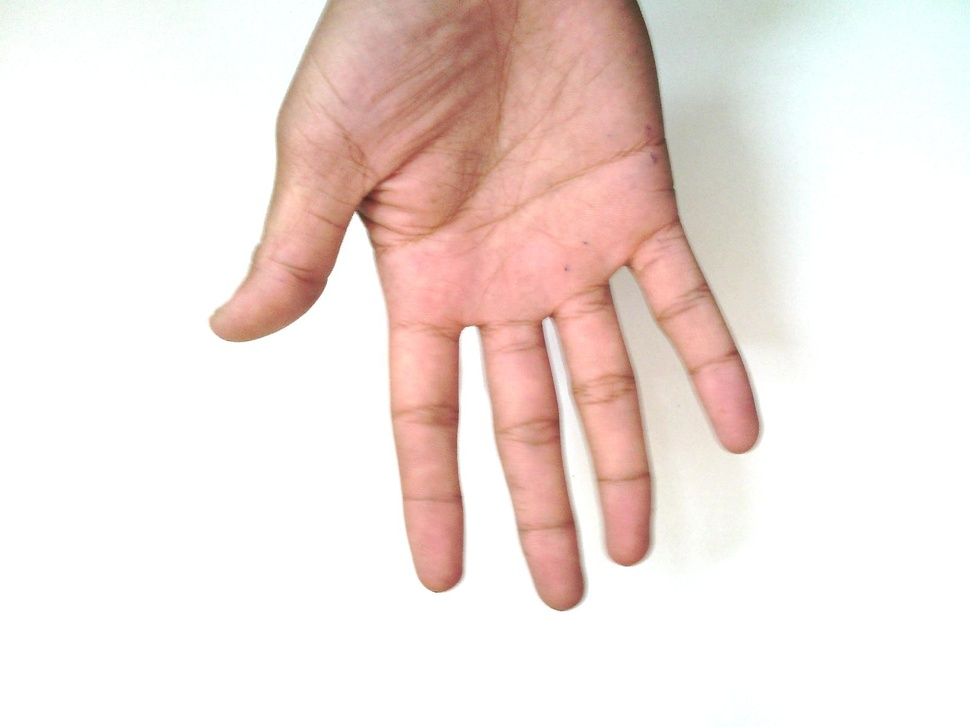
#> input picture Dataset/1/1_Right_hand.jpg, 970 x 727 px, shrunk from 1600 x 1200 before the run; its folder holds only this picture in this run
$ python -i testing_code.py   (imports and definitions only)
#> lines starting #> are read from the running program, lines starting #| are printed output that depends on the picture; after the words box and inside, x2 and y2 are one past the last pixel; in counts of white or black regions, pixels touching at a corner belong together
#> further down, picture is the input picture: shape (727, 970, 3); mean B, G, R 222.3, 227, 241
import os
import json
import cv2

# Define the path to the testing dataset folder
testing_dataset_path = "F:/Project/Fingerprint and Hand Geometry biometric system/TestingDataset/"
training_data = {}  # Initialize as an empty dictionary

# [23 lines left out: functions load_training_data, compare_features, not called in this run]

def process_palm_image(image):
    """Your palm image processing code here"""
    # Example processing logic
    gray = cv2.cvtColor(image, cv2.COLOR_BGR2GRAY) if len(image.shape) == 3 else image
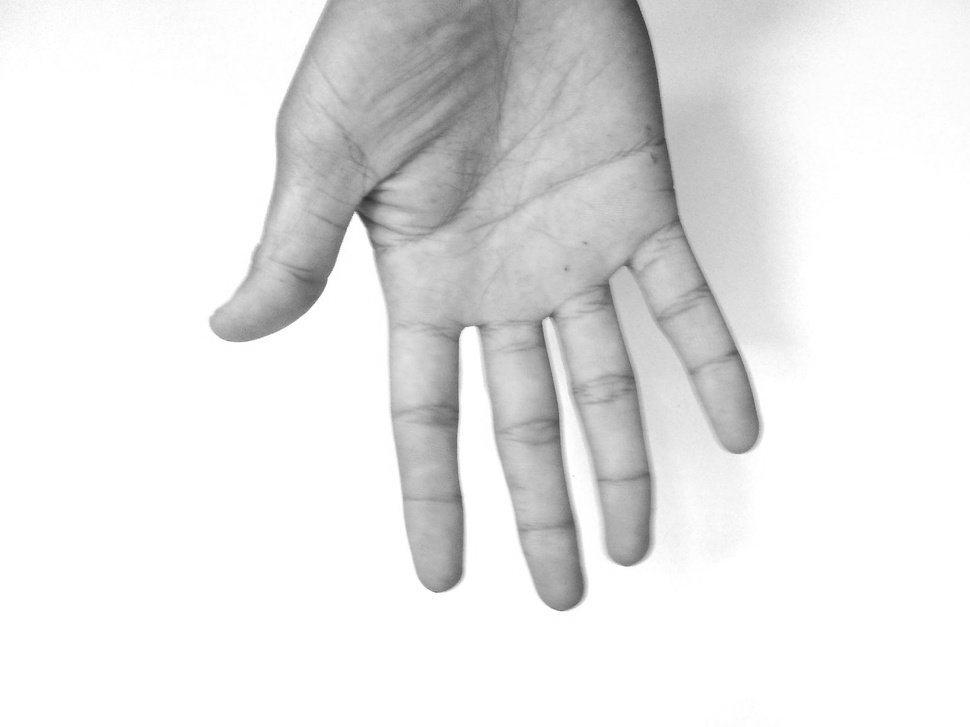
#> gray: shape (727, 970); min 48, max 255, mean 230.7
    norm_image = cv2.normalize(gray, None, 0, 255, cv2.NORM_MINMAX)
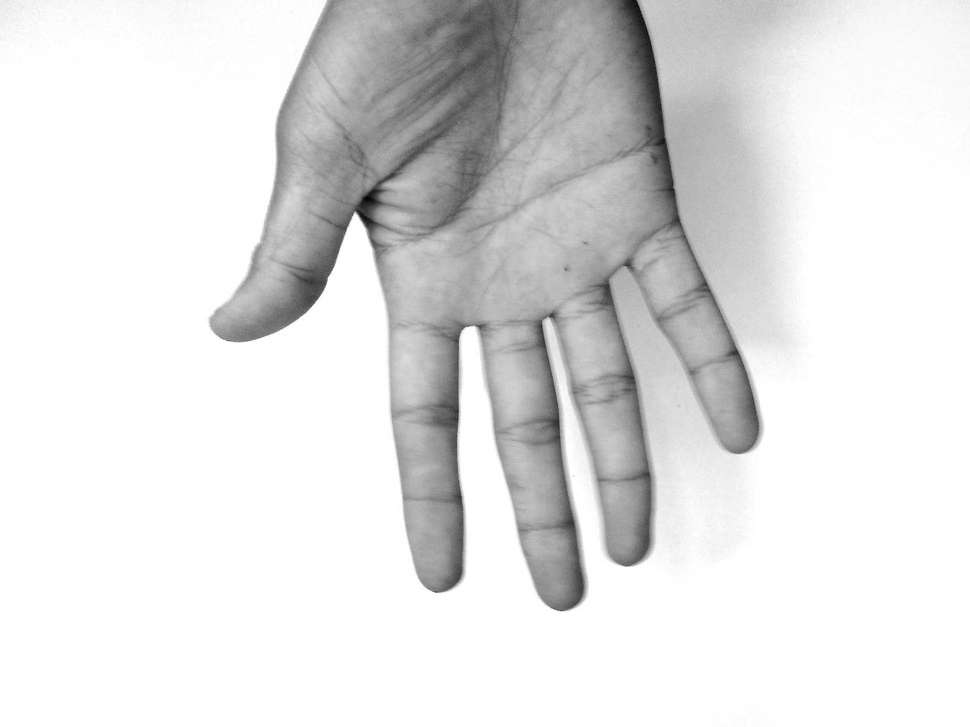
#> norm_image: shape (727, 970); min 0, max 255, mean 225
    _, thresh = cv2.threshold(norm_image, 0, 255, cv2.THRESH_BINARY + cv2.THRESH_OTSU)
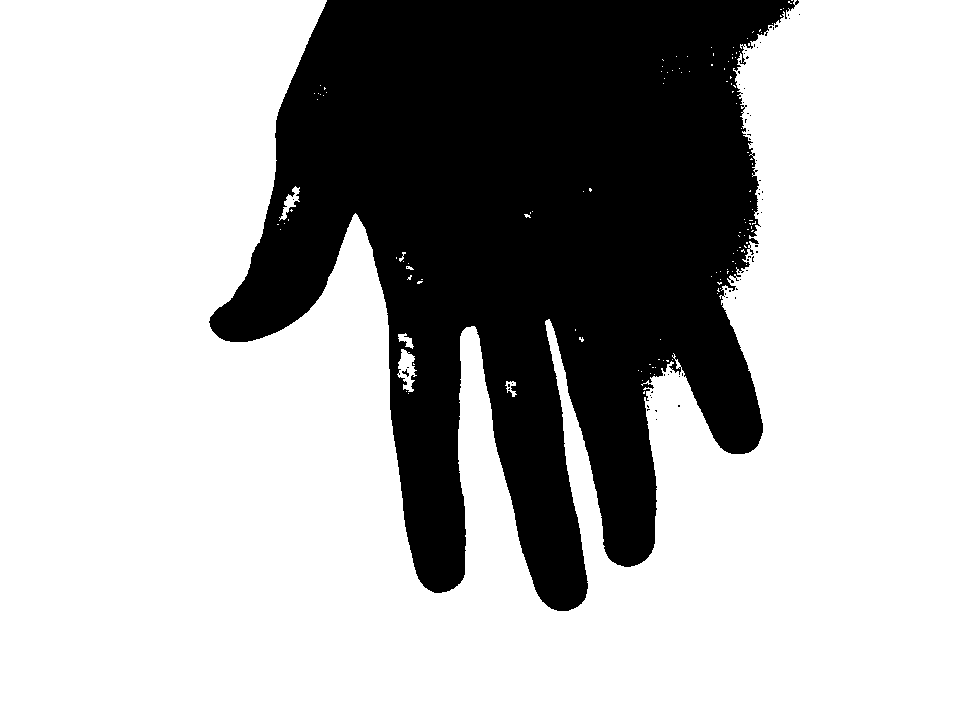
#> thresh: shape (727, 970); 70.4% white; 64 black regions (62 under 20 px)
    contours, _ = cv2.findContours(thresh, cv2.RETR_TREE, cv2.CHAIN_APPROX_SIMPLE)
#> contours = 208 contours, 202 with area under 20; largest, box (x1, y1, x2, y2) and area: (0, 0, 970, 727) 492169, (397, 349, 417, 392) 417, (279, 186, 300, 221) 192, (398, 333, 414, 349) 92, (505, 381, 517, 397) 68, (401, 368, 410, 378) 34
    if contours:
        max_contour = max(contours, key=cv2.contourArea)
#> max_contour = contour of 1773 points, box (x1, y1, x2, y2) (0, 0, 970, 727), area 492169
        feature_data = {
            "defects_count": len(cv2.convexityDefects(max_contour, cv2.convexHull(max_contour, returnPoints=False))),
            "area": cv2.contourArea(max_contour),
            "skeleton": cv2.ximgproc.thinning(thresh).tolist()
            # Add other features if needed
        }
        return feature_data
    return None

# [61 lines left out: functions process_fingerprint_image, run_testing, not called in this run]

>>> import cv2
>>> picture = cv2.imread('../Dataset/1/1_Right_hand.jpg')
>>> result = process_palm_image(picture)
#> result = 3 items

$ run again, on Dataset/1/1_Right_index_finger.BMP
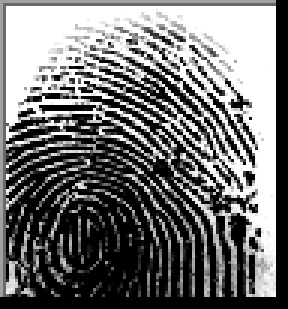
#> input picture Dataset/1/1_Right_index_finger.BMP, 96 x 103 px (shown 3 times larger)
#> picture is the input picture: shape (103, 96, 3); min 0, max 255, mean 114.8
#> in process_palm_image, `_, thresh = cv2.threshold(norm_image, 0, 255, cv2.THRESH_BINARY + cv2...`:
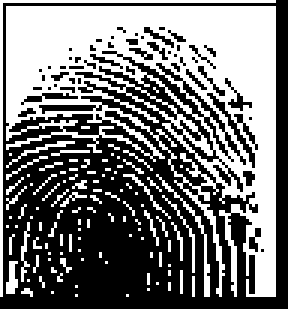
#> thresh: shape (103, 96) (shown 3 times larger); 46.2% white; 110 white regions (102 under 20 px)
#> contours = 214 contours, 191 with area under 20; largest, box (x1, y1, x2, y2) and area: (2, 2, 92, 99) 4716, (26, 26, 73, 63) 328, (2, 37, 52, 53) 209, (32, 21, 72, 51) 148, (40, 18, 69, 40) 97
#> max_contour = contour of 233 points, box (x1, y1, x2, y2) (2, 2, 92, 99), area 4716
#> result = 3 items

$ run again, on Dataset/1/1_Right_little_finger.BMP
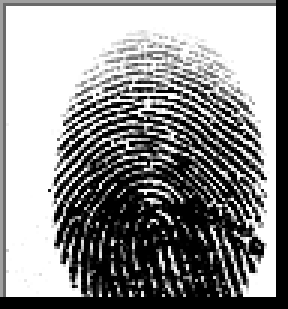
#> input picture Dataset/1/1_Right_little_finger.BMP, 96 x 103 px (shown 3 times larger)
#> picture is the input picture: shape (103, 96, 3); min 0, max 255, mean 142.3
#> in process_palm_image, `_, thresh = cv2.threshold(norm_image, 0, 255, cv2.THRESH_BINARY + cv2...`:
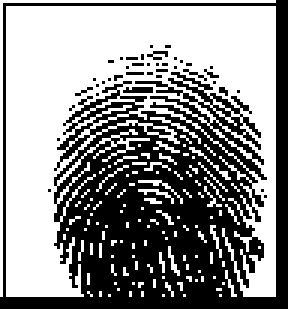
#> thresh: shape (103, 96) (shown 3 times larger); 55.6% white; 40 black regions (39 under 20 px)
#> contours = 199 contours, 181 with area under 20; largest, box (x1, y1, x2, y2) and area: (2, 2, 92, 99) 5102, (49, 33, 90, 61) 128, (25, 33, 49, 42) 90, (69, 39, 89, 56) 59, (65, 33, 83, 46) 58
#> max_contour = contour of 360 points, box (x1, y1, x2, y2) (2, 2, 92, 99), area 5102
#> result = 3 items
